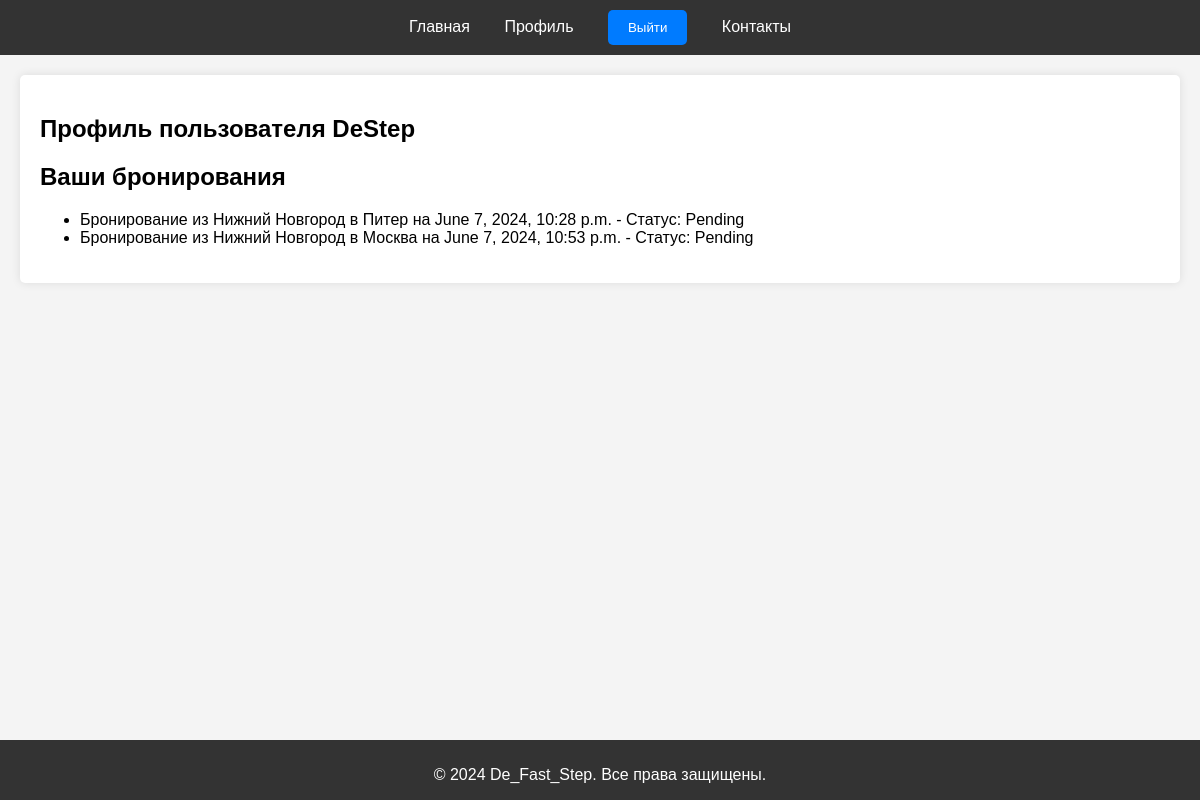
Before: /accounts/profile/ (signed in) with the older database file.
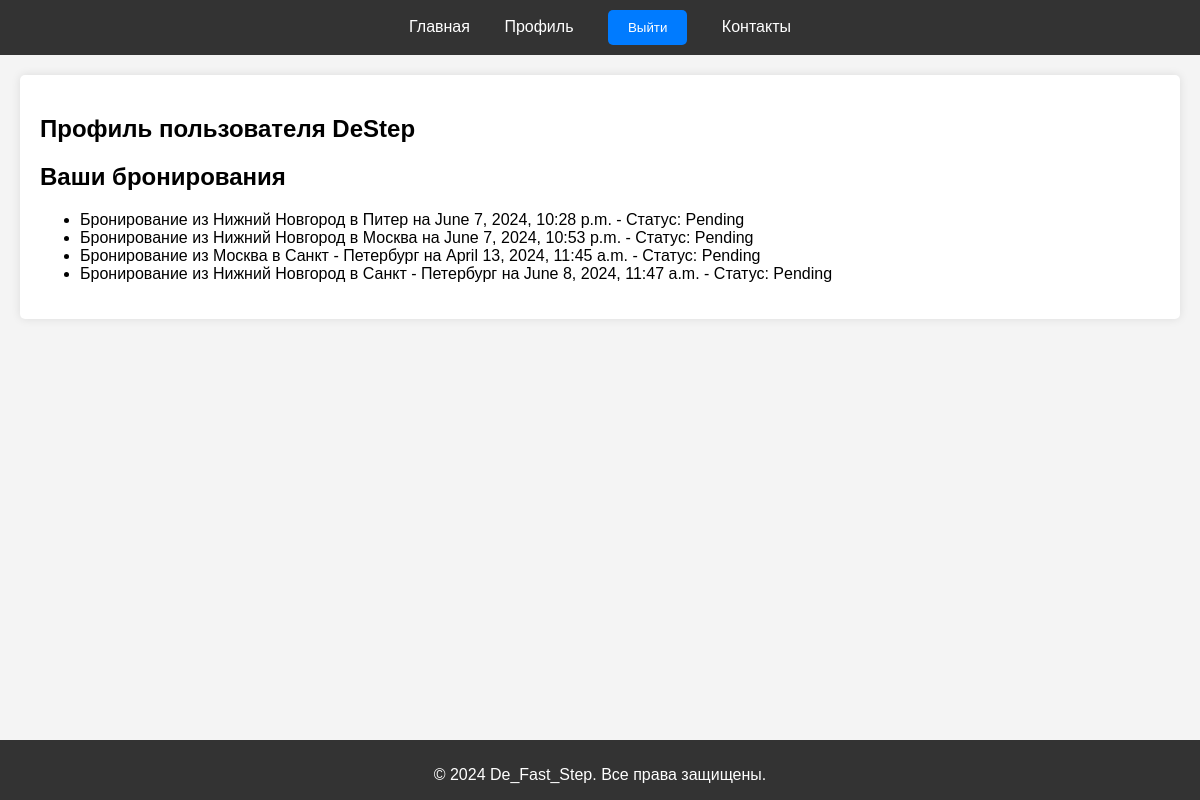
After: the same page with the newer database file.
### bookings/models.py (models this page shows, shortened)
class Booking(models.Model):
    user = models.ForeignKey(settings.AUTH_USER_MODEL, on_delete=models.CASCADE)
    driver = models.ForeignKey(Driver, on_delete=models.SET_NULL, null=True)
    vehicle = models.ForeignKey(Vehicle, on_delete=models.SET_NULL, null=True)
    start_location = models.CharField(max_length=255)
    end_location = models.CharField(max_length=255)
    start_time = models.DateTimeField()
    end_time = models.DateTimeField()
    price = models.DecimalField(max_digits=10, decimal_places=2)
    status = models.CharField(max_length=20, default='Pending')

### accounts/views.py (the view)
# urls.py: path('profile/', profile, name='profile'),
@login_required
def profile(request):
    bookings = Booking.objects.filter(user=request.user)
    return render(request, 'accounts/profile.html', {'bookings': bookings})

### templates/accounts/profile.html (shortened to what this page needs)
{% extends 'base.html' %}
{% block content %}
    <section class="profile">
        <h1>Профиль пользователя {{ user.username }}</h1>
        <h2>Ваши бронирования</h2>
        <ul>
            {% for booking in bookings %}
                <li>Бронирование из {{ booking.start_location }} в {{ booking.end_location }}
                    на {{ booking.start_time }} - Статус: {{ booking.status }}</li>
            {% endfor %}
        </ul>
    </section>
{% endblock %}

Changed rows visible on the page:
added Booking: start_location "Москва", end_location "Санкт - Петербург", start_time "April 13, 2024, 11:45 a.m.", status "Pending"
added Booking: start_location "Нижний Новгород", end_location "Санкт - Петербург", start_time "June 8, 2024, 11:47 a.m.", status "Pending"
